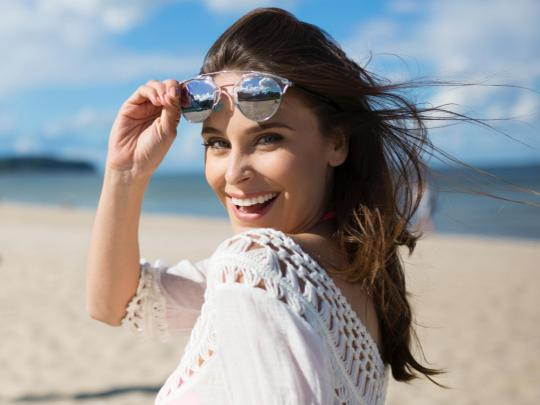
#> input picture media/image.jpeg, 540 x 405 px
$ python -i photo.py   (imports and definitions only)
#> lines starting #> are read from the running program, lines starting #| are printed output that depends on the picture
"""Photo manipulation."""

import codecs
import copy
import imageio
import random
import numpy as np
from PIL import Image
from skimage.transform import swirl
from skimage import exposure
from skimage import segmentation
from skimage import color
from skimage.future import graph


from PIL import ImageOps


class Photo:
	"""Class that represents a photograph."""

	def __init__(self, image):
		"""Initialise a photograph."""
#> called with image = '../../media/image.jpeg'
		if isinstance(image, str):
			# Read from image path
			self.image = imageio.imread(image, pilmode='RGBA')
#> self.image is the input picture: shape (405, 540, 4); mean R, G, B, A 151.9, 152.8, 154.4, 255

			# Convert to PIL image
			self.image = Image.fromarray(self.image)
		else:
			# Read from PIL image
			self.image = image.convert("RGBA")

	# [13 lines left out: function __str__, not called in this run]

	def copy(self):
		"""Copy the photo."""
		return copy.deepcopy(self)

	def save(self, path):
		"""Save the photo."""
		self.image.convert('RGB').save(path)

	# [10 lines left out: function merge, not called in this run]

	def show(self):
		"""Show the photograph on screen."""
		self.image.show()

	# ---------------------------------------------------------------------
	# Filters
	# [11 lines left out: functions as_gray, swirl, not called in this run]

	def as_hockney(self, numberOfBoxes=100, background=True):
		"""Hockney filter."""
#> called with numberOfBoxes = 100, background = True
		def crop(image, x, y, sizex, sizey):
			box = (x, y, x + sizex, y + sizey)
			cropped_image = image.crop(box)
			return cropped_image

		def paste(image, c, x, y):
			image.paste(c, (x, y))
			return image

		pil_image = self.image
		pil_image_out = None
		if background:
			pil_image_out = pil_image.copy()
		else:
			width = pil_image.size[0]
			height = pil_image.size[1]
			pil_image_out = Image.new("RGBA", (width, height))

		def getRandomBox(pil_image):
			margin = 200
			width = pil_image.size[0]
			height = pil_image.size[1]
			x = random.randrange(0 + margin, width - margin, 15)
			y = random.randrange(0 + margin, height - margin, 15)
			sizex = random.randrange(100, 300, 25)
			sizey = random.randrange(100, 300, 25)
			dx = random.randrange(-50, 50, 10)
			dy = random.randrange(-50, 50, 10)
			return(x, y, sizex, sizey, dx, dy)

		for i in range(numberOfBoxes):
			box = getRandomBox(pil_image)
			x = box[0]
			y = box[1]
			sizex = box[2]
			sizey = box[3]
			dx = x + box[4]
			dy = y + box[5]
			cropped = crop(pil_image, x, y, sizex, sizey)
			paste(pil_image_out, cropped, dx, dy)
#> this loop made 100 passes
#> (x, sizex, sizey, dx, dy) on passes 1 to 12: (290, 100, 200, 320, 220), (290, 275, 225, 330, 180), (320, 200, 150, 280, 240), (260, 200, 125, 220, 200), (305, 225, 250, 305, 240), (245, 275, 200, 195, 230), (200, 250, 100, 240, 220), (275, 225, 125, 255, 240), (245, 150, 275, 205, 160), (275, 125, 200, 305, 190), (215, 175, 200, 235, 160), (335, 225, 175, 325, 170)
#> pass 1, in crop, `cropped_image = image.crop(box)`:
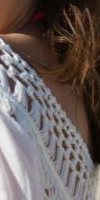
#> cropped_image: PIL image 100x200 RGBA; mean R, G, B, A 106.2, 94.8, 91.6, 255
#> pass 2, in crop (call 2), `cropped_image = image.crop(box)`:
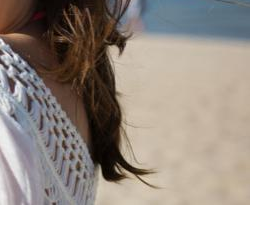
#> cropped_image: PIL image 275x225 RGBA; mean R, G, B, A 117.5, 109.1, 102.1, 211.2; transparent parts drawn white
#> pass 3, in crop (call 3), `cropped_image = image.crop(box)`:
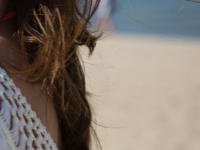
#> cropped_image: PIL image 200x150 RGBA; mean R, G, B, A 129.1, 118.7, 109.6, 255
#> after the loop:
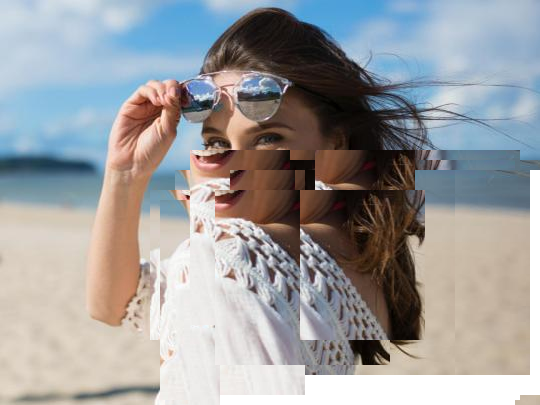
#> pil_image_out: PIL image 540x405 RGBA; mean R, G, B, A 144.8, 145.4, 146.9, 243.7; transparent parts drawn white

		self.image = pil_image_out


	# [115 lines left out: functions as_lines, as_cc, as_ghost, not called in this run]

>>> result = Photo('../../media/image.jpeg').as_hockney()
